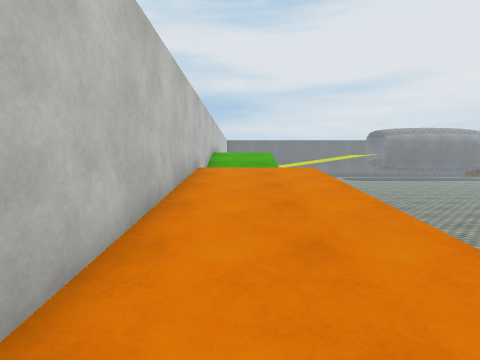
[1] (above)

24 first-person views from a walk through a Unity game level. The camera is 1.4 m above the floor, tilts 4° down and sees 80° across. The floor is counted in squares, 1 m on a side. Each view is taken from the middle of a square. On the plan, view 1 faces up. The plan holds only what a view shows up to about 14 squares ahead; the rest is blank. The place goes on beyond the plan. The player is left out. Surface patterns are stand-ins for the level's own textures.

[2]
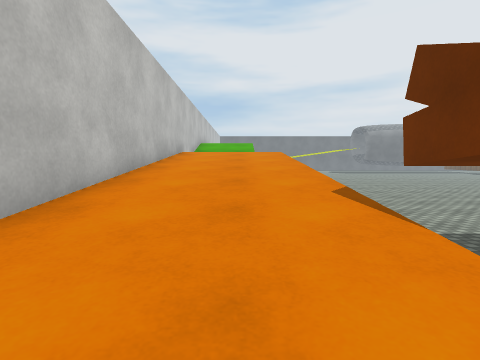

[3]
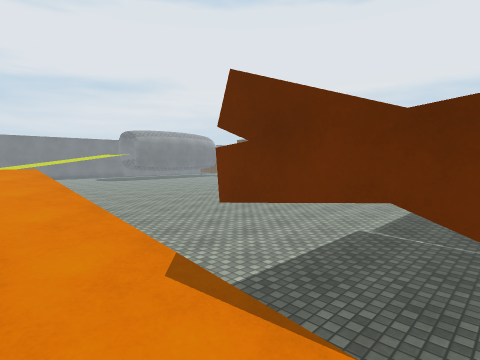

[4]
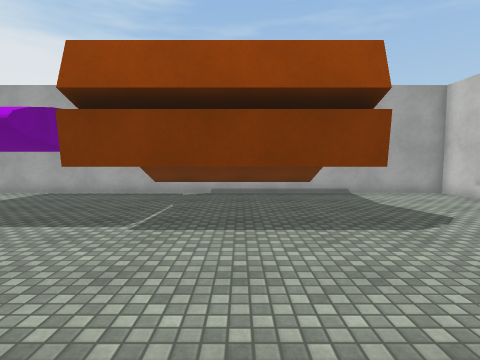

[5]
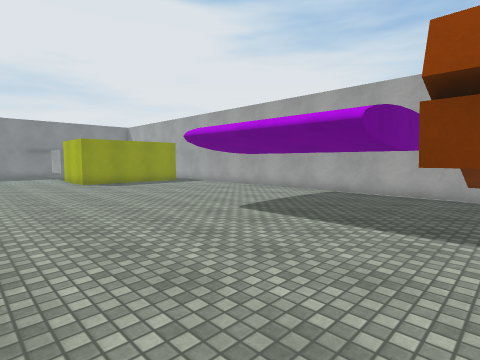

[6]
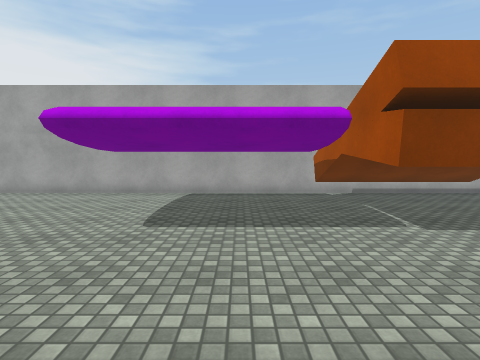

[7]
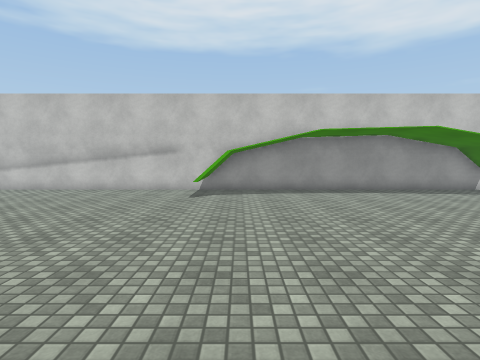

[8]
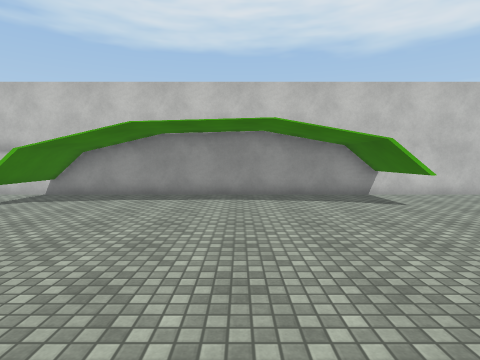

[9]
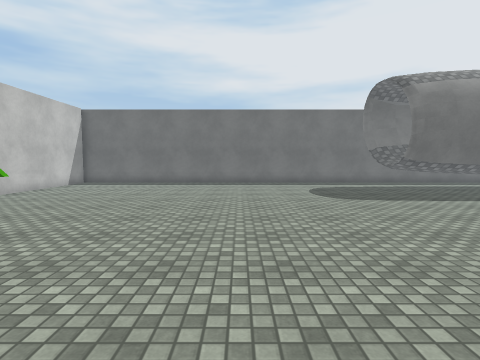

[10]
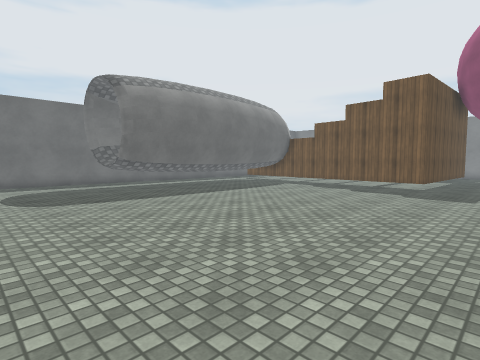

[11]
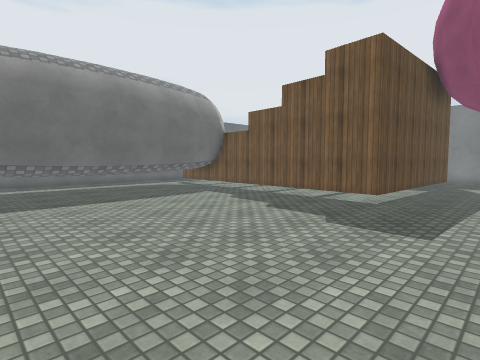

[12]
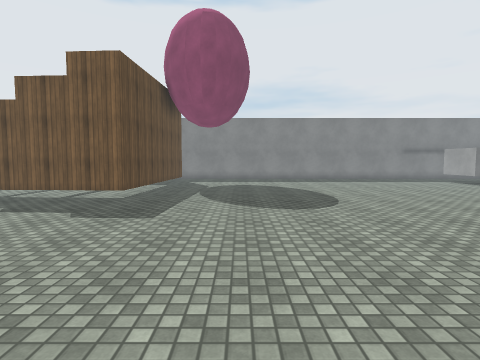

[13]
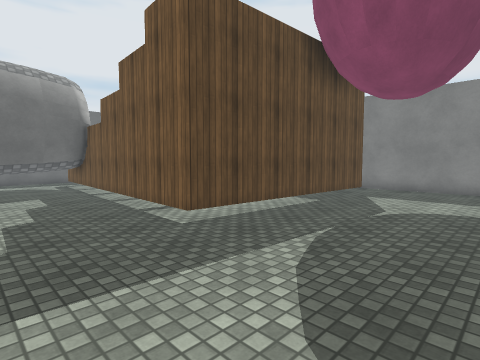

[14]
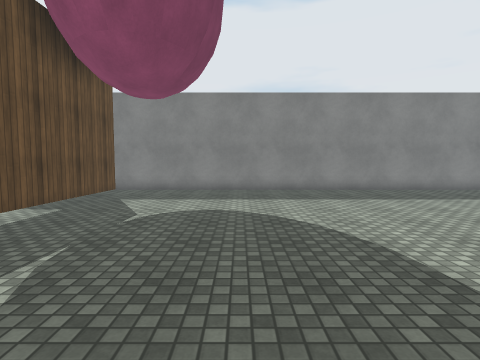

[15]
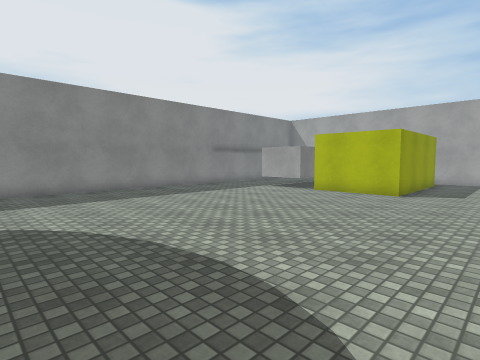

[16]
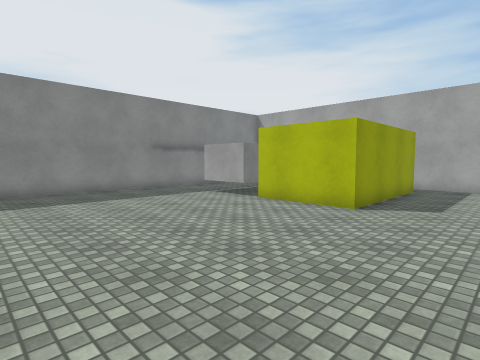

[17]
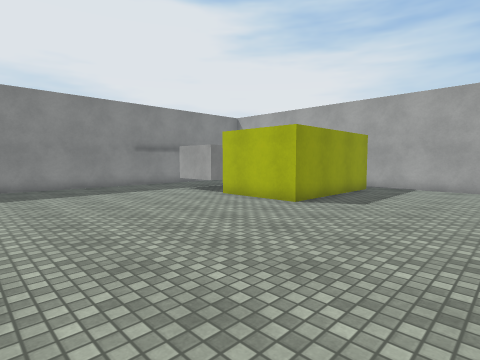

[18]
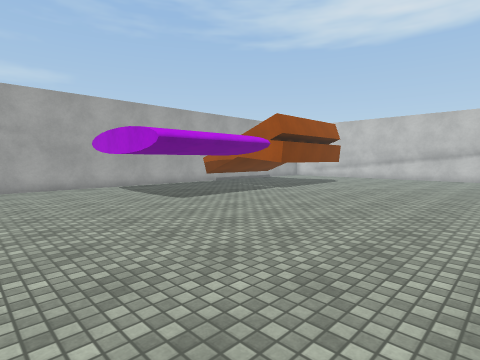

[19]
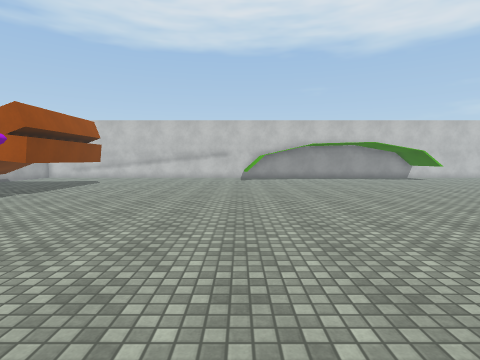

[20]
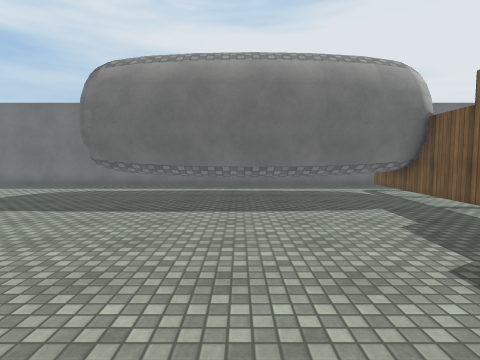

[21]
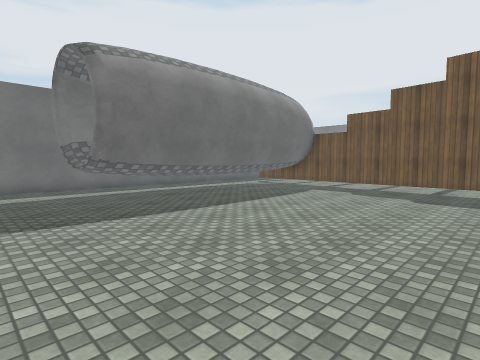

[22]
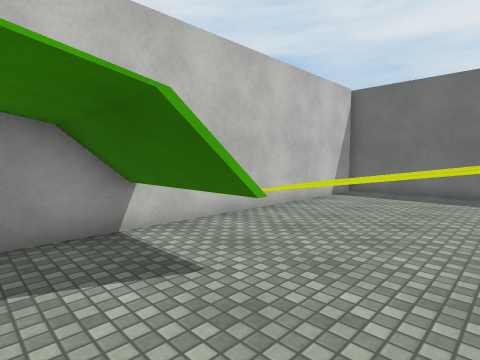

[23]
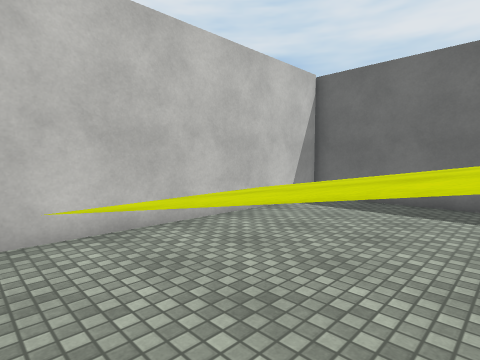

[24]
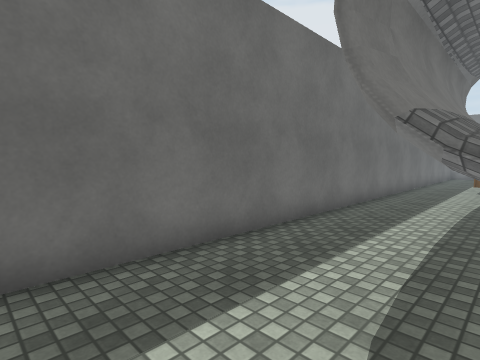

### Floor plan
Key: @ floor where view 1 was taken; # wall or solid block; . main floor; : floor 0.75 m higher than the main floor; + floor 1 m higher than the main floor; * floor 1.25 m higher than the main floor; % floor 1.5 m higher than the main floor; & floor 1.75 m higher than the main floor; / step, stairs or slope; = window, fence, low wall or low ledge; ^ raised ledge; T thing the floor can be seen under or through.
Columns run from 2 left of view 1 to 37 right of it. Each row starts with its distance up from view 1.
 36 ######       #################
 35 #.....       .................
 34 #.....       .................
 33 #.....         ..^#         #
 32 #^^^^^       . ..^^         ^
 31 #^^^^^^        ..^          ^
 30 #^^^^^^        ..^###########
 29 #^^^^^^        .............#
 28 #^^^^^^  ^..................#
 27 #^^^^^......................#
 26 # ..........................#
 25 #^^^^.......................#
 24 #...........................#
 23 #...........................#
 22 #...........................#        ..#
 21 #...........................#########..#
 20 #......................................#
 19 #......................................#
 18 #......................................#
 17 #......................................#
 16 #......................................#
 15 #......................................#
 14 #......................................#
 13 #   ^..................................#
 12 #......................................#
 11 #......................................#
 10 #&&&& .................................#
  9 #&&&&..................................#
  8 #%%%%..................................#
  7 #%%%%..................................#
  6 #****..................................#
  5 #****..................................#
  4 #****..TTTTTT.........  .....#######.
  3 #++++..T    T.........  .....#   #
  2 #++++..=....TT.... ...  .....#
  1 #::::..=....TT....=...  .....#
  0 #:@::/.#####T ....#...  .....#
 -1 #::::/.#####T.........  .....#
 -2 #......######.........  .....#
 -3 ##############################

Where each view was taken, in squares from view 1:
view 1: 0 up, 0 right, facing up
view 2: 2 down, 1 right, facing up
view 3: 0 up, 1 right, facing up-right
view 4: 9 up, 7 right, facing down
view 5: 9 up, 9 right, facing down-right
view 6: 9 up, 13 right, facing down
view 7: 14 up, 12 right, facing left
view 8: 20 up, 10 right, facing left
view 9: 18 up, 8 right, facing up
view 10: 18 up, 10 right, facing up-right
view 11: 18 up, 16 right, facing up-right
view 12: 17 up, 15 right, facing right
view 13: 16 up, 22 right, facing up-right
view 14: 16 up, 23 right, facing right
view 15: 16 up, 23 right, facing down-right
view 16: 12 up, 23 right, facing down-right
view 17: 12 up, 21 right, facing down-right
view 18: 12 up, 21 right, facing down-left
view 19: 12 up, 21 right, facing left
view 20: 20 up, 20 right, facing up
view 21: 21 up, 12 right, facing up-right
view 22: 23 up, 4 right, facing up-left
view 23: 26 up, 4 right, facing up-left
view 24: 32 up, 11 right, facing up-right
